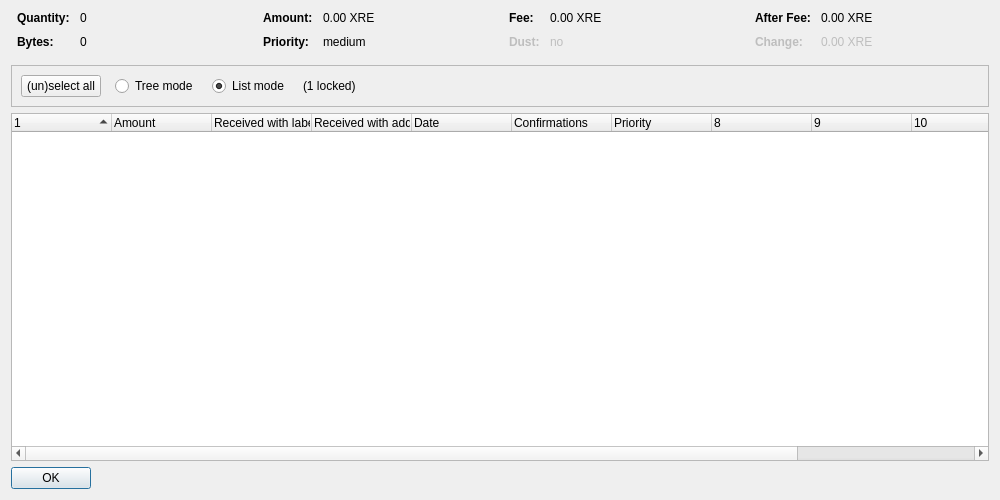
<?xml version="1.0" encoding="UTF-8"?>
<ui version="4.0">
 <class>CoinControlDialog</class>
 <widget class="QDialog" name="CoinControlDialog">
  <property name="geometry">
   <rect>
    <x>0</x>
    <y>0</y>
    <width>1000</width>
    <height>500</height>
   </rect>
  </property>
  <property name="windowTitle">
   <string>Coin Selection</string>
  </property>
  <layout class="QVBoxLayout" name="verticalLayout">
   <item>
    <layout class="QHBoxLayout" name="horizontalLayoutTop" stretch="0,0,0,0">
     <property name="topMargin">
      <number>0</number>
     </property>
     <property name="bottomMargin">
      <number>10</number>
     </property>
     <item>
      <layout class="QFormLayout" name="formLayoutCoinControl1">
       <property name="horizontalSpacing">
        <number>10</number>
       </property>
       <property name="verticalSpacing">
        <number>10</number>
       </property>
       <property name="leftMargin">
        <number>6</number>
       </property>
       <property name="rightMargin">
        <number>6</number>
       </property>
       <item row="0" column="0">
        <widget class="QLabel" name="labelCoinControlQuantityText">
         <property name="font">
          <font>
           <weight>75</weight>
           <bold>true</bold>
          </font>
         </property>
         <property name="text">
          <string>Quantity:</string>
         </property>
        </widget>
       </item>
       <item row="0" column="1">
        <widget class="QLabel" name="labelCoinControlQuantity">
         <property name="cursor">
          <cursorShape>IBeamCursor</cursorShape>
         </property>
         <property name="contextMenuPolicy">
          <enum>Qt::ActionsContextMenu</enum>
         </property>
         <property name="text">
          <string notr="true">0</string>
         </property>
         <property name="textInteractionFlags">
          <set>Qt::LinksAccessibleByMouse|Qt::TextSelectableByKeyboard|Qt::TextSelectableByMouse</set>
         </property>
        </widget>
       </item>
       <item row="1" column="0">
        <widget class="QLabel" name="labelCoinControlBytesText">
         <property name="font">
          <font>
           <weight>75</weight>
           <bold>true</bold>
          </font>
         </property>
         <property name="text">
          <string>Bytes:</string>
         </property>
        </widget>
       </item>
       <item row="1" column="1">
        <widget class="QLabel" name="labelCoinControlBytes">
         <property name="cursor">
          <cursorShape>IBeamCursor</cursorShape>
         </property>
         <property name="contextMenuPolicy">
          <enum>Qt::ActionsContextMenu</enum>
         </property>
         <property name="text">
          <string notr="true">0</string>
         </property>
         <property name="textInteractionFlags">
          <set>Qt::LinksAccessibleByMouse|Qt::TextSelectableByKeyboard|Qt::TextSelectableByMouse</set>
         </property>
        </widget>
       </item>
      </layout>
     </item>
     <item>
      <layout class="QFormLayout" name="formLayoutCoinControl2">
       <property name="horizontalSpacing">
        <number>10</number>
       </property>
       <property name="verticalSpacing">
        <number>10</number>
       </property>
       <property name="leftMargin">
        <number>6</number>
       </property>
       <property name="rightMargin">
        <number>6</number>
       </property>
       <item row="0" column="0">
        <widget class="QLabel" name="labelCoinControlAmountText">
         <property name="font">
          <font>
           <weight>75</weight>
           <bold>true</bold>
          </font>
         </property>
         <property name="text">
          <string>Amount:</string>
         </property>
        </widget>
       </item>
       <item row="0" column="1">
        <widget class="QLabel" name="labelCoinControlAmount">
         <property name="cursor">
          <cursorShape>IBeamCursor</cursorShape>
         </property>
         <property name="contextMenuPolicy">
          <enum>Qt::ActionsContextMenu</enum>
         </property>
         <property name="text">
          <string notr="true">0.00 XRE</string>
         </property>
         <property name="textInteractionFlags">
          <set>Qt::LinksAccessibleByMouse|Qt::TextSelectableByKeyboard|Qt::TextSelectableByMouse</set>
         </property>
        </widget>
       </item>
       <item row="1" column="0">
        <widget class="QLabel" name="labelCoinControlPriorityText">
         <property name="font">
          <font>
           <weight>75</weight>
           <bold>true</bold>
          </font>
         </property>
         <property name="text">
          <string>Priority:</string>
         </property>
        </widget>
       </item>
       <item row="1" column="1">
        <widget class="QLabel" name="labelCoinControlPriority">
         <property name="cursor">
          <cursorShape>IBeamCursor</cursorShape>
         </property>
         <property name="contextMenuPolicy">
          <enum>Qt::ActionsContextMenu</enum>
         </property>
         <property name="text">
          <string notr="true">medium</string>
         </property>
         <property name="textInteractionFlags">
          <set>Qt::LinksAccessibleByMouse|Qt::TextSelectableByKeyboard|Qt::TextSelectableByMouse</set>
         </property>
        </widget>
       </item>
      </layout>
     </item>
     <item>
      <layout class="QFormLayout" name="formLayoutCoinControl3">
       <property name="horizontalSpacing">
        <number>10</number>
       </property>
       <property name="verticalSpacing">
        <number>10</number>
       </property>
       <property name="leftMargin">
        <number>6</number>
       </property>
       <property name="rightMargin">
        <number>6</number>
       </property>
       <item row="0" column="0">
        <widget class="QLabel" name="labelCoinControlFeeText">
         <property name="font">
          <font>
           <weight>75</weight>
           <bold>true</bold>
          </font>
         </property>
         <property name="text">
          <string>Fee:</string>
         </property>
        </widget>
       </item>
       <item row="0" column="1">
        <widget class="QLabel" name="labelCoinControlFee">
         <property name="cursor">
          <cursorShape>IBeamCursor</cursorShape>
         </property>
         <property name="contextMenuPolicy">
          <enum>Qt::ActionsContextMenu</enum>
         </property>
         <property name="text">
          <string notr="true">0.00 XRE</string>
         </property>
         <property name="textInteractionFlags">
          <set>Qt::LinksAccessibleByMouse|Qt::TextSelectableByKeyboard|Qt::TextSelectableByMouse</set>
         </property>
        </widget>
       </item>
       <item row="1" column="0">
        <widget class="QLabel" name="labelCoinControlLowOutputText">
         <property name="enabled">
          <bool>false</bool>
         </property>
         <property name="font">
          <font>
           <weight>75</weight>
           <bold>true</bold>
          </font>
         </property>
         <property name="text">
          <string>Dust:</string>
         </property>
        </widget>
       </item>
       <item row="1" column="1">
        <widget class="QLabel" name="labelCoinControlLowOutput">
         <property name="enabled">
          <bool>false</bool>
         </property>
         <property name="cursor">
          <cursorShape>IBeamCursor</cursorShape>
         </property>
         <property name="contextMenuPolicy">
          <enum>Qt::ActionsContextMenu</enum>
         </property>
         <property name="text">
          <string notr="true">no</string>
         </property>
         <property name="textInteractionFlags">
          <set>Qt::LinksAccessibleByMouse|Qt::TextSelectableByKeyboard|Qt::TextSelectableByMouse</set>
         </property>
        </widget>
       </item>
      </layout>
     </item>
     <item>
      <layout class="QFormLayout" name="formLayoutCoinControl4">
       <property name="horizontalSpacing">
        <number>10</number>
       </property>
       <property name="verticalSpacing">
        <number>10</number>
       </property>
       <property name="leftMargin">
        <number>6</number>
       </property>
       <property name="rightMargin">
        <number>6</number>
       </property>
       <item row="0" column="0">
        <widget class="QLabel" name="labelCoinControlAfterFeeText">
         <property name="font">
          <font>
           <weight>75</weight>
           <bold>true</bold>
          </font>
         </property>
         <property name="text">
          <string>After Fee:</string>
         </property>
        </widget>
       </item>
       <item row="0" column="1">
        <widget class="QLabel" name="labelCoinControlAfterFee">
         <property name="cursor">
          <cursorShape>IBeamCursor</cursorShape>
         </property>
         <property name="contextMenuPolicy">
          <enum>Qt::ActionsContextMenu</enum>
         </property>
         <property name="text">
          <string notr="true">0.00 XRE</string>
         </property>
         <property name="textInteractionFlags">
          <set>Qt::LinksAccessibleByMouse|Qt::TextSelectableByKeyboard|Qt::TextSelectableByMouse</set>
         </property>
        </widget>
       </item>
       <item row="1" column="0">
        <widget class="QLabel" name="labelCoinControlChangeText">
         <property name="enabled">
          <bool>false</bool>
         </property>
         <property name="font">
          <font>
           <weight>75</weight>
           <bold>true</bold>
          </font>
         </property>
         <property name="text">
          <string>Change:</string>
         </property>
        </widget>
       </item>
       <item row="1" column="1">
        <widget class="QLabel" name="labelCoinControlChange">
         <property name="enabled">
          <bool>false</bool>
         </property>
         <property name="cursor">
          <cursorShape>IBeamCursor</cursorShape>
         </property>
         <property name="contextMenuPolicy">
          <enum>Qt::ActionsContextMenu</enum>
         </property>
         <property name="text">
          <string notr="true">0.00 XRE</string>
         </property>
         <property name="textInteractionFlags">
          <set>Qt::LinksAccessibleByMouse|Qt::TextSelectableByKeyboard|Qt::TextSelectableByMouse</set>
         </property>
        </widget>
       </item>
      </layout>
     </item>
    </layout>
   </item>
   <item>
    <widget class="QFrame" name="frame">
     <property name="minimumSize">
      <size>
       <width>0</width>
       <height>40</height>
      </size>
     </property>
     <property name="frameShape">
      <enum>QFrame::StyledPanel</enum>
     </property>
     <property name="frameShadow">
      <enum>QFrame::Sunken</enum>
     </property>
     <layout class="QHBoxLayout" name="horizontalLayout">
      <item>
       <layout class="QHBoxLayout" name="horizontalLayoutPanel" stretch="0,0,0,0,0">
        <property name="spacing">
         <number>14</number>
        </property>
        <item>
         <widget class="QPushButton" name="pushButtonSelectAll">
          <property name="sizePolicy">
           <sizepolicy hsizetype="Maximum" vsizetype="Fixed">
            <horstretch>0</horstretch>
            <verstretch>0</verstretch>
           </sizepolicy>
          </property>
          <property name="text">
           <string>(un)select all</string>
          </property>
          <property name="autoDefault">
           <bool>false</bool>
          </property>
         </widget>
        </item>
        <item>
         <widget class="QRadioButton" name="radioTreeMode">
          <property name="sizePolicy">
           <sizepolicy hsizetype="Maximum" vsizetype="Fixed">
            <horstretch>0</horstretch>
            <verstretch>0</verstretch>
           </sizepolicy>
          </property>
          <property name="text">
           <string>Tree mode</string>
          </property>
         </widget>
        </item>
        <item>
         <widget class="QRadioButton" name="radioListMode">
          <property name="sizePolicy">
           <sizepolicy hsizetype="Maximum" vsizetype="Fixed">
            <horstretch>0</horstretch>
            <verstretch>0</verstretch>
           </sizepolicy>
          </property>
          <property name="text">
           <string>List mode</string>
          </property>
          <property name="checked">
           <bool>true</bool>
          </property>
         </widget>
        </item>
        <item>
         <widget class="QLabel" name="labelLocked">
          <property name="text">
           <string notr="true">(1 locked)</string>
          </property>
         </widget>
        </item>
        <item>
         <spacer name="horizontalSpacer">
          <property name="orientation">
           <enum>Qt::Horizontal</enum>
          </property>
          <property name="sizeHint" stdset="0">
           <size>
            <width>40</width>
            <height>20</height>
           </size>
          </property>
         </spacer>
        </item>
       </layout>
      </item>
     </layout>
    </widget>
   </item>
   <item>
    <widget class="CoinControlTreeWidget" name="treeWidget">
     <property name="contextMenuPolicy">
      <enum>Qt::CustomContextMenu</enum>
     </property>
     <property name="sortingEnabled">
      <bool>false</bool>
     </property>
     <property name="columnCount">
      <number>12</number>
     </property>
     <attribute name="headerShowSortIndicator" stdset="0">
      <bool>true</bool>
     </attribute>
     <attribute name="headerStretchLastSection">
      <bool>false</bool>
     </attribute>
     <column>
      <property name="text">
       <string/>
      </property>
     </column>
     <column>
      <property name="text">
       <string>Amount</string>
      </property>
     </column>
     <column>
      <property name="text">
       <string>Received with label</string>
      </property>
     </column>
     <column>
      <property name="text">
       <string>Received with address</string>
      </property>
     </column>
     <column>
      <property name="text">
       <string>Date</string>
      </property>
     </column>
     <column>
      <property name="text">
       <string>Confirmations</string>
      </property>
      <property name="toolTip">
       <string>Confirmed</string>
      </property>
     </column>
     <column>
      <property name="text">
       <string>Priority</string>
      </property>
     </column>
     <column>
      <property name="text">
       <string/>
      </property>
     </column>
     <column>
      <property name="text">
       <string/>
      </property>
     </column>
     <column>
      <property name="text">
       <string/>
      </property>
     </column>
     <column>
      <property name="text">
       <string/>
      </property>
     </column>
     <column>
      <property name="text">
       <string/>
      </property>
     </column>
    </widget>
   </item>
   <item>
    <widget class="QDialogButtonBox" name="buttonBox">
     <property name="sizePolicy">
      <sizepolicy hsizetype="Maximum" vsizetype="Fixed">
       <horstretch>0</horstretch>
       <verstretch>0</verstretch>
      </sizepolicy>
     </property>
     <property name="orientation">
      <enum>Qt::Horizontal</enum>
     </property>
     <property name="standardButtons">
      <set>QDialogButtonBox::Ok</set>
     </property>
    </widget>
   </item>
  </layout>
 </widget>
 <customwidgets>
  <customwidget>
   <class>CoinControlTreeWidget</class>
   <extends>QTreeWidget</extends>
   <header>coincontroltreewidget.h</header>
  </customwidget>
 </customwidgets>
 <resources/>
 <connections/>
</ui>
